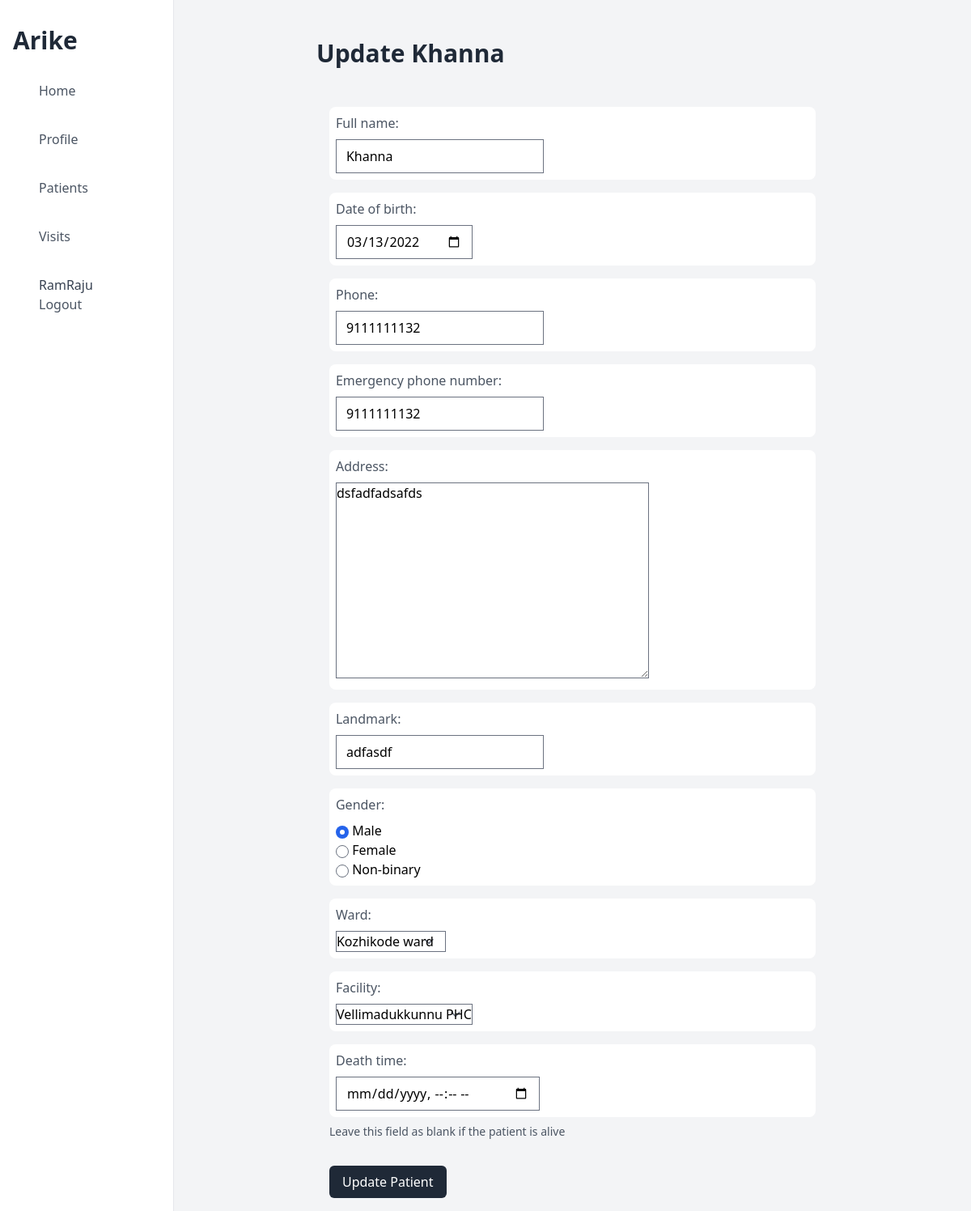
Screenshot of /update/patient/5 (signed in) with the database file from the repository.
### apps/models.py (models this page shows, shortened)
class CustomUser(AbstractUser):
    full_name = models.CharField(max_length=150, blank=True)
    role = models.CharField(choices=USER_ROLES, max_length=20, blank=False)
    phone = models.CharField(max_length=14, validators=[phone_number_regex])
    is_verified = models.BooleanField(default=False)
    district = models.ForeignKey(
        District, on_delete=models.PROTECT, blank=True, null=True
    )
    facility = models.ForeignKey(
        Facility, on_delete=models.PROTECT, blank=True, null=True
    )
    schedule_alert_time = models.DateTimeField(null=True)
    created_at = models.DateTimeField(auto_now_add=True)
    updated_at = models.DateTimeField(auto_now=True)
    deleted = models.BooleanField(default=False)

class Patient(models.Model):
    full_name = models.CharField(max_length=150)
    date_of_birth = models.DateField()
    address = models.TextField(default="")
    landmark = models.CharField(max_length=100)
    phone = models.CharField(max_length=14, validators=[phone_number_regex])
    gender = models.CharField(max_length=20, choices=GENDER_CHOICES)
    emergency_phone_number = models.CharField(
        max_length=14, validators=[phone_number_regex]
    )
    expired_time = models.DateTimeField(blank=True, null=True)
    ward = models.ForeignKey(Ward, on_delete=models.PROTECT)
    facility = models.ForeignKey(Facility, on_delete=models.PROTECT, null=True)
    nurse = models.ForeignKey(
        CustomUser, blank=False, on_delete=models.PROTECT, null=True
    )
    created_at = models.DateTimeField(auto_now_add=True)
    updated_at = models.DateTimeField(auto_now=True)
    deleted = models.BooleanField(default=False)

### apps/views.py (the view)
# urls.py: path("update/patient/<pk>", PatientUpdateView.as_view()),
class PatientUpdateView(LoginRequiredMixin, UserPermissionMixin, UpdateView):
    permission_required = "District Admin", "Primary Nurse", "Secondary Nurse"
    model = Patient
    form_class = PatientForm
    template_name = "Patient/update.html"
    success_url = "/list/patient"

### apps/views.py
class PatientForm(ModelForm):
    gender = forms.ChoiceField(choices=GENDER_CHOICES, widget=forms.RadioSelect)
    class Meta:
        model = Patient
        fields = [
            "full_name",
            "date_of_birth",
            "phone",
            "emergency_phone_number",
            "address",
            "landmark",
            "gender",
            "ward",
            "facility",
            "expired_time",
        ]
        labels = {"expired_time": "Death time"}
        help_texts = {
            "expired_time": "Leave this field as blank if the patient is alive"
        }
        widgets = {
            "date_of_birth": forms.DateInput(
                format=("%Y-%m-%d"),
                attrs={
                    "class": "form-control",
                    "placeholder": "Select a date",
                    "type": "date",
                },
            ),
            "expired_time": TimeInput(attrs={"type": "datetime-local"}),
        }

### apps/Mixin.py (called while the page is built)
    def has_permission(self):
        perms = self.get_permission_required()
        if self.request.user.role in perms:
            return True
        else:
            return False

### apps/models.py (called while the page is built)
    def __str__(self):
        return self.name

    def __str__(self):
        return self.name

### templates/Patient/update.html (shortened to what this page needs)
{% extends "base_dashboard.html" %}
{% block content %}
    <div class="flex my-8">
        <h1 class="text-3xl font-bold text-gray-800">Update {{ object.full_name }}</h1>
    </div>
    <form action="" method="post">
        <div class="">
            {% for field in form %}
                <div class="fieldWrapper m-4">
                    <div class="bg-white rounded-lg px-2 py-2">
                        <div class="text-l font-regular text-gray-600 mb-2">{{ field.label_tag }}</div>
                        <div>{{ field }}</div>
                    </div>
                    {% if field.help_text %}
                    <div class="help text-sm text-gray-600 pt-2">{{ field.help_text|safe }}</div>
                    {% endif %}
                </div>
            {% endfor %}
        </div>
        <div class="text-left mt-8 ml-4">
            <Button class="bg-gray-800 px-4 text-white p-2 rounded-md " type="submit">Update Patient</Button>
        </div>
    </form>
{% endblock content %}

### templates/base_dashboard.html (shortened to what this page needs)
{% load static tailwind_tags %}
<!DOCTYPE html>
<html lang="en">
<head>
    {% tailwind_css %}
    <script src="https://cdn.tailwindcss.com"></script>
</head>
<body>
    <div class="flex">
        <div class="flex flex-col w-64 h-screen px-4 py-8 overflow-y-auto border-r">
        <h2 class="text-3xl font-semibold text-left text-gray-800">Arike</h2>
        <div class="flex flex-col justify-between mt-6">
            <aside>
            <ul>
                <li>
                <a class="flex items-center px-4 py-2 text-gray-600 rounded-md  hover:bg-gray-200 {% if request.path == '/' %} text-white bg-gray-700 {% endif %}" href="/">
                    <span class="mx-4 font-medium">Home</span>
                </a>
                </li>
                <li>
                    <a class="flex items-center px-4 py-2 mt-5 text-gray-600 rounded-md hover:bg-gray-200 {% if '/detail/user/' in request.path %} text-white bg-gray-700 {% endif %}" href="/detail/user/{{ request.user.id }}">
                        <span class="mx-4 font-medium">Profile </span>
                    </a>
                </li>
                <li>
                    <a class="flex items-center px-4 py-2 mt-5 text-gray-600 rounded-md hover:bg-gray-200 {% if '/list/patient' in request.path %} text-white bg-gray-700 {% endif %}" href="/list/patient">
                        <span class="mx-4 font-medium">Patients </span>
                    </a>
                </li>
                <li>
                    <a class="flex items-center px-4 py-2 mt-5 text-gray-600 rounded-md hover:bg-gray-200 {% if '/list/visitschedule' in request.path %} text-white bg-gray-700 {% endif %}" href="/list/visitschedule">
                        <span class="mx-4 font-medium">Visits </span>
                    </a>
                </li>
                <li>
                    <a class="flex flex-col items-start px-4 py-2 mt-5 text-gray-600 rounded-md hover:bg-gray-200" href="/logout">
                        <span class="mx-4 text-gray-700 font-medium">{{ request.user }}</span>
                        <span class="mx-4 font-medium">Logout </span>
                    </a>
                </li>
            </ul>
            </aside>
        </div>
        </div>
        <div class="w-screen h-screen p-4  overflow-y-auto bg-gray-100">
        <div class="flex flex-col px-40">
            {% block content %}
            {% endblock content %}
        </div>
    </div>
</body>
</html>

### rows the page displays
CustomUser: user "RamRaju"
Patient: full_name "Khanna", form "Khanna" "03/13/2022" "9111111132" "9111111132" "dsfadfadsafds" "adfasdf" "☑ Male ☐ Female ☐ Non-binary" "Kozhikode ward" "Vellimadukkunnu PHC"

### other values shown
{{ field.label_tag }} "Full name:" "Date of birth:" "Phone:" "Emergency phone number:" "Address:" "Landmark:" "Gender:" "Ward:" "Facility:" "Death time:"
{{ field.help_text|safe }} "Leave this field as blank if the patient is alive"
